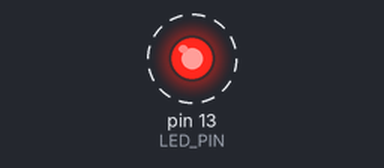
This sketch was run on a simulated Arduino Uno, built with avr-gcc and run on an emulated ATmega328P. Parts: output pins drawn as LEDs (lit = HIGH). Dashed ring = blinking. What the sketch prints to the serial monitor is not drawn.

Above: at 0.2 s.
Timing chart, 0 to 3.0 s (numbered marks = the images above):
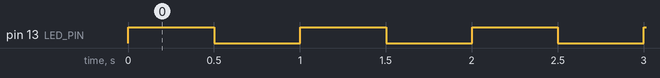

The sketch:

sketch.ino
```cpp
/*
 * LESSON 12: AVR — Timer Interrupts
 * Board: Arduino Uno (ATmega328P, 16MHz)
 *
 * ============================================================
 * WHY TIMER INTERRUPTS INSTEAD OF delay() OR millis()?
 * ============================================================
 *
 * delay() blocks the CPU — nothing else can run.
 * millis() is better (non-blocking), but it DRIFTS:
 *   - millis() itself uses Timer0 overflow interrupt
 *   - If your code takes variable time, your timing varies
 *   - Long ISRs can delay the millis() update
 *
 * Hardware timer interrupts are EXACT:
 *   - The timer counts independently of CPU code
 *   - When it hits the compare value, it fires an interrupt
 *   - Jitter is only the interrupt latency (~4-8 cycles on AVR)
 *   - Perfect for: precise timing, audio sampling, control loops
 *
 * ============================================================
 * ATmega328P TIMERS
 * ============================================================
 *
 * Timer0 (8-bit):
 *   - Used by Arduino for millis(), micros(), delay()
 *   - DON'T TOUCH IT or Arduino timing breaks!
 *   - Connected to OC0A (pin 6) and OC0B (pin 5) for analogWrite()
 *
 * Timer1 (16-bit):  ← WE USE THIS ONE
 *   - The most capable timer on ATmega328P
 *   - 16-bit counter (counts 0 to 65535)
 *   - Input capture (measure external pulse widths)
 *   - Connected to OC1A (pin 9) and OC1B (pin 10)
 *   - Free to use (Arduino doesn't depend on it*)
 *   *Servo library uses Timer1! Can't use both.
 *
 * Timer2 (8-bit):
 *   - Can use external 32.768kHz crystal for RTC
 *   - Connected to OC2A (pin 11) and OC2B (pin 3)
 *   - Used by tone() function
 *
 * ============================================================
 * TIMER MODES
 * ============================================================
 *
 * 1. NORMAL MODE:
 *    Counter counts from 0 to MAX (255 or 65535), then overflows to 0.
 *    Overflow sets a flag / triggers interrupt.
 *    Simple but imprecise for timing (can't set an arbitrary period).
 *
 * 2. CTC MODE (Clear Timer on Compare match):  ← WE USE THIS
 *    Counter counts from 0 up to OCRnA, then resets to 0.
 *    Fires interrupt when counter == OCRnA.
 *    PERFECT for periodic interrupts at exact intervals.
 *
 *    Frequency = F_CPU / (prescaler * (OCRnA + 1))
 *    For 1Hz: OCR1A = 16,000,000 / (256 * 1) - 1 = 62499
 *
 * 3. FAST PWM:
 *    Counter counts 0 to TOP (ICR1 or OCRnA).
 *    Output set at BOTTOM, cleared at compare match.
 *    Single-slope: higher frequency, but slightly asymmetric.
 *    Good for: LED dimming, motor speed control.
 *
 * 4. PHASE CORRECT PWM:
 *    Counter counts UP to TOP, then DOWN to 0 (dual-slope).
 *    Output toggled on compare match in both directions.
 *    Half the frequency of Fast PWM, but symmetric.
 *    Good for: motor control (less audible whine).
 *
 * ============================================================
 * TIMER1 REGISTERS
 * ============================================================
 *
 * TCCR1A — Timer/Counter Control Register A
 *   Bits 7:6 = COM1A1:0 — Compare Match Output A mode
 *   Bits 5:4 = COM1B1:0 — Compare Match Output B mode
 *   Bits 1:0 = WGM11:10 — Waveform Generation Mode (lower 2 bits)
 *
 * TCCR1B — Timer/Counter Control Register B
 *   Bit 7 = ICNC1 — Input Capture Noise Canceler
 *   Bit 6 = ICES1 — Input Capture Edge Select
 *   Bits 4:3 = WGM13:12 — Waveform Generation Mode (upper 2 bits)
 *   Bits 2:0 = CS12:10 — Clock Select (prescaler)
 *     000 = Timer stopped
 *     001 = No prescaling (F_CPU)
 *     010 = F_CPU/8
 *     011 = F_CPU/64
 *     100 = F_CPU/256    ← We use this
 *     101 = F_CPU/1024
 *     110 = External clock on T1, falling edge
 *     111 = External clock on T1, rising edge
 *
 * TCNT1 — The actual 16-bit counter value (read/write)
 *
 * OCR1A — Output Compare Register A (the compare value)
 * OCR1B — Output Compare Register B (second compare value)
 *
 * ICR1 — Input Capture Register (stores counter value on external event)
 *
 * TIMSK1 — Timer Interrupt Mask
 *   Bit 5 = ICIE1  — Input Capture Interrupt Enable
 *   Bit 2 = OCIE1B — Output Compare B Interrupt Enable
 *   Bit 1 = OCIE1A — Output Compare A Interrupt Enable
 *   Bit 0 = TOIE1  — Overflow Interrupt Enable
 *
 * WGM modes for Timer1 (combined from TCCR1A and TCCR1B):
 *   WGM13:10 = 0100 → CTC, TOP = OCR1A    ← We use this
 *   WGM13:10 = 1110 → Fast PWM, TOP = ICR1
 *   WGM13:10 = 1010 → Phase Correct PWM, TOP = ICR1
 *   (There are 16 modes total — see datasheet Table 16-4)
 *
 * ============================================================
 * THIS LESSON: Toggle LED at exactly 1Hz using Timer1 CTC
 * ============================================================
 */

const int LED_PIN = 13;  // Built-in LED on PB5
volatile bool ledState = false;
volatile uint32_t interruptCount = 0;

// Timer1 Compare Match A interrupt service routine
ISR(TIMER1_COMPA_vect) {
  // This fires EXACTLY every 0.5 seconds (2Hz interrupt → 1Hz toggle)
  ledState = !ledState;
  // Direct port manipulation in ISR for speed
  if (ledState) {
    PORTB |= (1 << 5);   // PB5 (pin 13) HIGH
  } else {
    PORTB &= ~(1 << 5);  // PB5 (pin 13) LOW
  }
  interruptCount++;

  /*
   * IMPORTANT ISR RULES:
   * 1. Keep ISRs SHORT — other interrupts are blocked while running
   * 2. Use 'volatile' for any variable shared between ISR and main code
   * 3. Don't use Serial.print() in ISR (it uses interrupts internally!)
   * 4. Don't use delay() in ISR (it depends on Timer0 interrupt)
   * 5. Avoid floating-point math (slow, uses lots of stack)
   * 6. Set a flag in ISR, do the work in loop() — common pattern
   */
}

void setup() {
  Serial.begin(115200);
  Serial.println("Lesson 12: AVR Timer Interrupts");
  Serial.println("LED toggles at exactly 1Hz via Timer1 CTC mode");
  Serial.println();

  // Configure LED pin as output (using direct register for consistency)
  DDRB |= (1 << 5);   // PB5 = output

  // ══ Configure Timer1 for CTC mode, 2Hz interrupt ══

  // Disable interrupts during configuration
  cli();  // Clear Interrupt flag (same as noInterrupts())

  // Reset Timer1 control registers
  TCCR1A = 0;
  TCCR1B = 0;
  TCNT1  = 0;  // Reset counter

  // Set CTC mode (WGM12 bit in TCCR1B)
  // WGM13:10 = 0100 → CTC with OCR1A as TOP
  TCCR1B |= (1 << WGM12);

  // Set prescaler to 256
  // CS12:10 = 100
  TCCR1B |= (1 << CS12);

  // Calculate OCR1A for 2Hz interrupt (toggle at 2Hz = blink at 1Hz):
  // Timer clock = 16,000,000 / 256 = 62,500 Hz
  // For 2Hz: OCR1A = 62,500 / 2 - 1 = 31249
  OCR1A = 31249;

  // Enable Timer1 Compare Match A interrupt
  TIMSK1 |= (1 << OCIE1A);

  // Re-enable interrupts
  sei();  // Set Interrupt flag (same as interrupts())

  Serial.println("Timer1 configured:");
  Serial.print("  Prescaler: 256 → Timer clock: ");
  Serial.print(F_CPU / 256);
  Serial.println(" Hz");
  Serial.print("  OCR1A: ");
  Serial.print(OCR1A);
  Serial.print(" → Interrupt rate: ");
  Serial.print((float)F_CPU / 256 / (OCR1A + 1), 4);
  Serial.println(" Hz");
  Serial.println("  LED toggle rate: 1Hz (exact)");
  Serial.println();

  /*
   * COMPARISON: Timer interrupts across platforms
   *
   * AVR: Direct register access (TCCR, OCR, TIMSK)
   *   + Simple, well-documented, predictable
   *   - Limited timers (3), some claimed by Arduino
   *   - 8-bit timers limit the range
   *
   * STM32: HAL_TIM_Base_Start_IT() or direct TIM registers
   *   + Many timers (10+), 16/32-bit
   *   + Advanced features (DMA trigger, encoder, complementary)
   *   - Must enable timer clock via RCC first
   *   - More complex setup
   *
   * ESP32: timerBegin(), timerAttachInterrupt(), timerAlarmWrite()
   *   + Simple Arduino-style API
   *   + 64-bit timers with 80MHz base clock
   *   - Only 4 hardware timers
   *   - FreeRTOS can introduce jitter
   *
   * RP2040: Uses alarm pool or hardware timer peripheral
   *   + Single 64-bit timer with 4 alarm registers
   *   + Very precise (1µs resolution)
   *   - Different programming model than traditional timers
   */
}

void loop() {
  // The LED is toggled entirely by the ISR — the main loop is FREE!
  // This is the whole point: the CPU can do other work.

  static uint32_t lastPrint = 0;
  uint32_t now = millis();

  if (now - lastPrint >= 2000) {
    lastPrint = now;

    // Read shared variable with interrupts disabled (atomic access)
    cli();
    uint32_t count = interruptCount;
    sei();

    /*
     * WHY cli()/sei() around the read?
     *
     * interruptCount is a uint32_t (4 bytes). On 8-bit AVR, reading it
     * takes 4 instructions. If the ISR fires between reading byte 2 and
     * byte 3, you get a TORN READ — half old value, half new value.
     *
     * cli() disables interrupts → guaranteed atomic read.
     * sei() re-enables them.
     *
     * For single-byte variables (uint8_t), this isn't needed —
     * 8-bit reads are inherently atomic on 8-bit AVR.
     *
     * On 32-bit platforms (STM32, ESP32, RP2040), reading a uint32_t
     * IS atomic (single instruction), so you don't need to disable
     * interrupts for 32-bit reads.
     */

    Serial.print("Interrupts fired: ");
    Serial.print(count);
    Serial.print(" | LED state: ");
    Serial.print(ledState ? "ON" : "OFF");
    Serial.print(" | Expected toggles: ");
    Serial.println((now / 500));
  }

  // You could do other work here — read sensors, run PID control, etc.
  // The timing-critical LED blink happens in hardware, not in this loop.
}
```

Measured:
- by itself, pin 13 (LED_PIN): alternates HIGH for 0.50 s and LOW for 0.50 s
